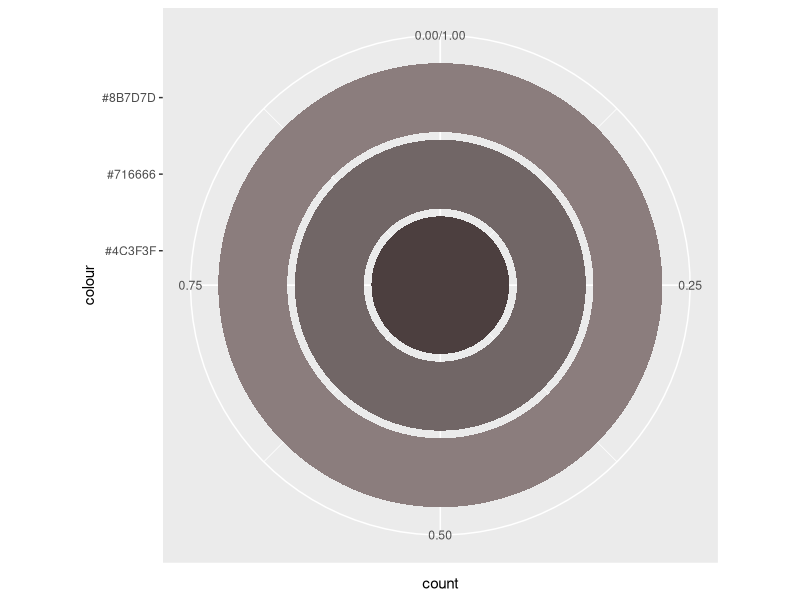

The R source for this figure:
library(ggplot2)
data3 = read.csv(
  file="01january2016-1st3datapoints.csv", 
    stringsAsFactors=F)
p = ggplot(data=data3, 
       aes(x=colour, fill=I(colour)
      ),
           )
p= p + geom_bar(stat="count")
p = p + coord_polar(theta="y", start=0)

ggsave("1st3-ig-van-01january-2016-piechart.png", p, width = 26.666666667, height = 26.666666667, dpi = 72, limitsize = FALSE) # 26.6666667 = 1920/72dpi
warnings()
